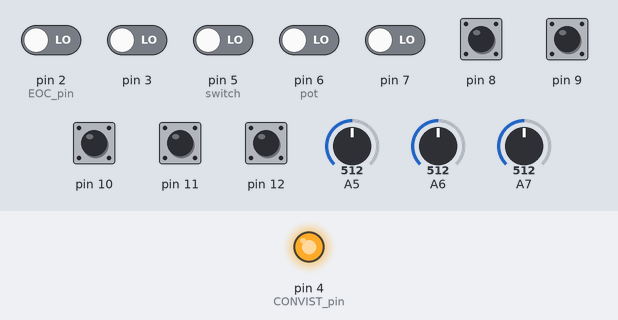
The sketch below on a simulated Arduino Uno, built with avr-gcc and run on an emulated ATmega328P. Shown: output pins drawn as LEDs (lit = HIGH). Inputs (shaded band) come from the test bench; at power-on: pin 8–12 HIGH, pin 2 (EOC_pin), pin 3, pin 5 (switch), pin 6 (pot), pin 7 LOW, A5 = 512, A6 = 512, A7 = 512. What the sketch prints to the serial monitor is not drawn.

Above: at 1.2 s.
1.3 s: pin 2 (EOC_pin) driven HIGH
Timing chart, 0 to 4.3 s (numbered marks = the images above; inputs shaded):
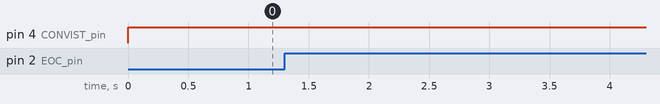

The sketch:

gather_fast.ino
```cpp
// Arduino - Pi - Scope By Mike Cook June 2020
// using fast 8 bit A/D AD7822BNZ
// Trigger stratigy :- read in 1K buffer
// then see if you have a trigger point in the first 512 bytes
// If you do then send the next 512 bytes

byte buffer [1028]; // 1028 byte input buffer
int pot1, triggerVoltage;
// int triggerTimeout = 1000; // time until auto trigger
// unsigned long triggerStart;
char triggerType = '2';
char readSpeed = '0'; // '0' as fast as possible
int firstSample = 0 ; // sample to start sending from buffer

void setup(){
  Serial.begin(250000);
  digitalWrite(4, HIGH);
  pinMode(4, OUTPUT);        //CONVIST pin
  pinMode(2, INPUT_PULLUP);  // EOC pin
  for(int i = 5; i<13; i++){
    pinMode(i, INPUT_PULLUP);
    //while(1) readA_Dd('1');
  }

  // set up fast sampling mode for internal A/D
  ADCSRA = (ADCSRA & 0xf8) | 0x04; // set 16 times division
}

void loop(){
  pot1 = analogRead(5); // switch channel to time cursor pot
  if( triggerType != '2') {
    trigger(); // get a trigger and send out to Pi
  }
  else {
     if(readSpeed == '0') readA_D(516); else readA_Dd(516); // read fast or slow
     printBuffer(4); // send to the pi
  }
  // send back pot values for cursors
  pot1 = analogRead(5);
  analogRead(6); // set up voltage cursor pot
  Serial.write(pot1>>8); // send Time cursor
  Serial.write(pot1 & 0xff);
   //Serial.println(pot1);
  pot1 = analogRead(6); // read voltage cursor
  triggerVoltage = analogRead(7); // set up trigger voltage cursor
  Serial.write(pot1>>8); // send voltage cursor
  Serial.write(pot1 & 0xff);
  //Serial.println(pot1);
  triggerVoltage = analogRead(7); // read trigger voltage cursor
  Serial.write(triggerVoltage>>8); // send trigger voltage cursor
  Serial.write(triggerVoltage & 0xff);
  //Serial.println(triggerVoltage);
  triggerVoltage = triggerVoltage >> 2; // 8 bit trigger voltage
  // data sent now wait for next request
  while(Serial.available() < 2) { } // wait for next request
  triggerType = Serial.read(); // see what trigger to use
  readSpeed = Serial.read(); // speed to read the buffer at
  while (Serial.available() != 0) { // remove any other bytes in buffer
     Serial.read();
  }
}

void trigger(){ // trigger at falling edge
     firstSample = 0;
     if(readSpeed == '0') readA_D(1028); else readA_Dd(1028); // read fast or slow
     //triggerVoltage = analogRead(7)>>2; // update trigger voltage
  int i=4;
  while(firstSample == 0 && i < 516){ // search through buffer looking for a trigger event
    i++;
    if(buffer[i] < triggerVoltage && buffer[i-1] >= triggerVoltage) firstSample = i;
  }
    if(firstSample != 0) {
      printBuffer(firstSample); // send to Pi
    }
    else {
    printBuffer(4);
    }
}

void readA_D(int len){ // read in buffer 943.4 KHz sample rate
  noInterrupts();
 for( int i = 0; i<len; i++){
  PORTD = 0xEF; // sets 4 LOW pulse the CONVIST pin
  PORTD = 0x10; // sets 4,HIGH
  while((PIND & 4) == 0);
  buffer[i] = PIND & 0xE0 | PINB & 0x1F;
 }
  interrupts();
}

void readA_Dd(int len){ // read in buffer xxx KHz sample rate
  byte readDel = 10;
  if(readSpeed == '2') readDel = 100;
  noInterrupts();
 for( int i = 0; i<len; i++){
  PORTD = 0xEF; // sets 4 LOW pulse the CONVIST pin
  PORTD = 0x10; // sets 4,HIGH
  while((PIND & 4) == 0);
  buffer[i] = PIND & 0xE0 | PINB & 0x1F;
  delayMicroseconds(readDel);
 }
  interrupts();
}

void printBuffer(int startR){
  for( int i = startR; i< startR + 512; i++){
    Serial.write(buffer[i]);
  }
}
```
